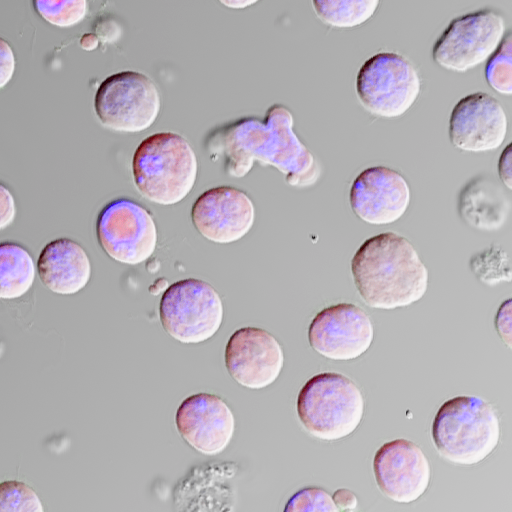
#> input picture data/ProB/0-0.tif, 512 x 512 px; its folder holds only this picture in this run
$ jupyter execute --allow-errors cell_segmentation-demo.ipynb   (shell and % lines are left out)   (Python 2 division)   (older library calls are emulated)
#> lines starting #> are read from the running program, lines starting #| are printed output that depends on the picture; after the words box and inside, x2 and y2 are one past the last pixel; in counts of white or black regions, pixels touching at a corner belong together
#> call 2 of maker_luminance, with cutoff_area = 1800
#> in maker_luminance, image is the input picture: shape (512, 512, 4) uint16; mean R, G, B, A 359.5, 46.5, 395.7, 1304.5
python 2.7

[cell 1]
import os
import numpy as np
import numpy.random as ra
import matplotlib.pyplot as plt

import skimage
from skimage import io
from skimage.measure import regionprops
from skimage.morphology import square
from skimage.segmentation import clear_border
from skimage.feature import peak_local_max

import scipy as sp
from scipy import ndimage
import glob

import matplotlib.pyplot as plt

[cell 2]
dpath=os.path.abspath("")
dpath

[cell 3]
savepath_ProB = dpath+"/data/prob_bi/"
savepath_LMPP = dpath+"/data/lmpp_bi/"

[cell 4]
folder = "/data"
imformat = ".tif"

[cell 5]
ProB=glob.glob(dpath+folder+"/ProB/*"+imformat)
LMPP=glob.glob(dpath+folder+"/LMPP/*"+imformat)
mix=glob.glob(dpath+folder+"/mix/*"+imformat)
ProB.sort()
LMPP.sort()

[cell 6]
ProB

[cell 7]
LMPP

[cell 8]
dict = {}
dict["prob"]=ProB
dict["lmpp"] = LMPP
print dict.keys()

パディング　幅：pad_width

[cell 9]
def padwithtens(vector, pad_width, iaxis, kwargs):
    vector[:pad_width[0]] = 0
    vector[-pad_width[1]:] = 0
    return vector

蛍光画像からの，マスク生成

1, The erosion makes the object in white smaller.
2, dilatation makes the object in white bigger.

[cell 10]
def make_mask(image, closing_kernel=5, erosion_kernel=6, dilation_kernel=7):
    #calc thereshold automaticaly(http://scikit-image.org/docs/dev/api/skimage.filters.html)
#> called with closing_kernel = 5, erosion_kernel = 6, dilation_kernel = 7
    thresh = skimage.filters.threshold_otsu(image)
#> thresh = 756
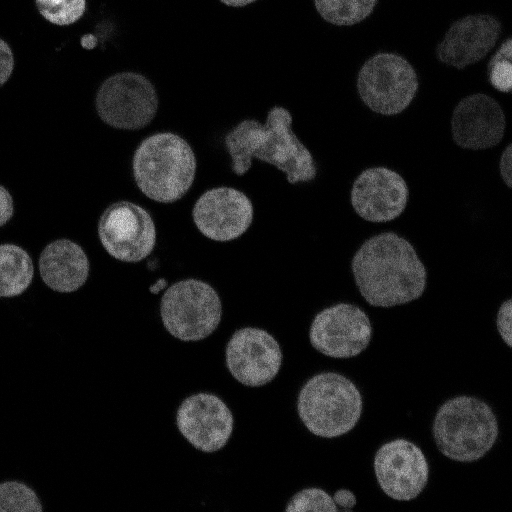
#> image: shape (512, 512) uint16; min 27, max 4095, mean 359.5; drawn with min black and max white
    # morphology: closing → erosion →dilation
    mask = skimage.morphology.closing(image > thresh/2, square(closing_kernel)) #closing
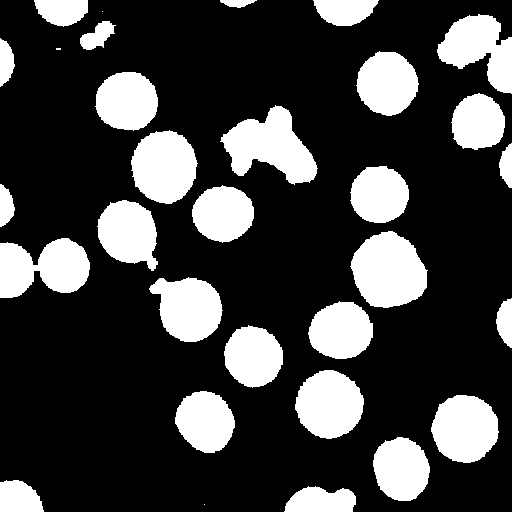
#> mask: shape (512, 512) bool; 25.1% white; 31 white regions (3 under 20 px), largest, box (x1, y1, x2, y2) and area: (350, 231, 428, 308) 4371, (220, 105, 318, 185) 4246, (0, 238, 90, 298) 3822
    mask = skimage.morphology.erosion(mask, square(erosion_kernel)) #erosion
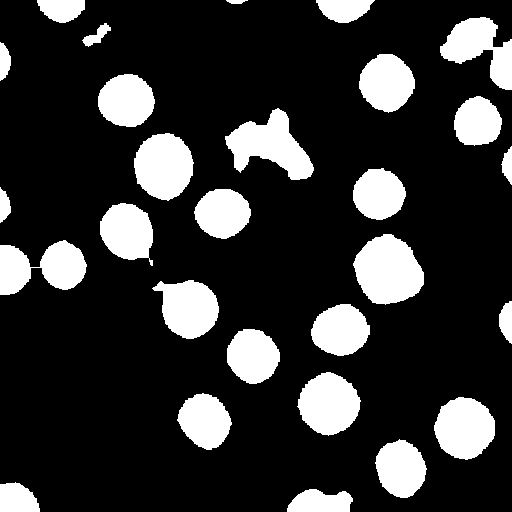
#> mask: shape (512, 512) bool; 19.7% white; 28 white regions, largest, box (x1, y1, x2, y2) and area: (353, 234, 424, 305) 3629, (225, 108, 314, 180) 3288, (134, 133, 194, 201) 3058
    mask = skimage.morphology.dilation(mask, square(dilation_kernel)) #dilation
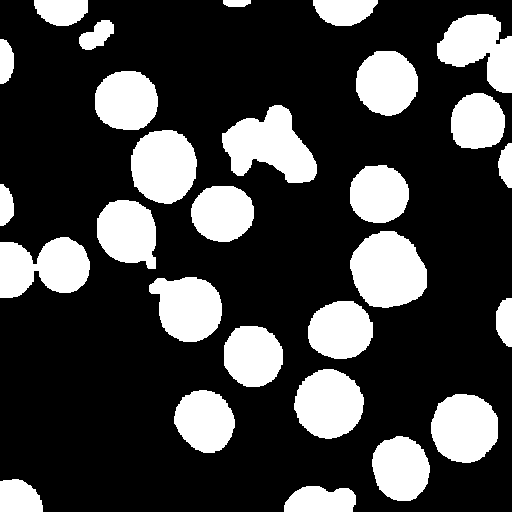
#> mask: shape (512, 512) bool; 26.1% white; 28 white regions, largest, box (x1, y1, x2, y2) and area: (350, 231, 427, 308) 4517, (222, 105, 317, 183) 4416, (0, 237, 90, 298) 3960
    # border removal
    mask = clear_border(mask)
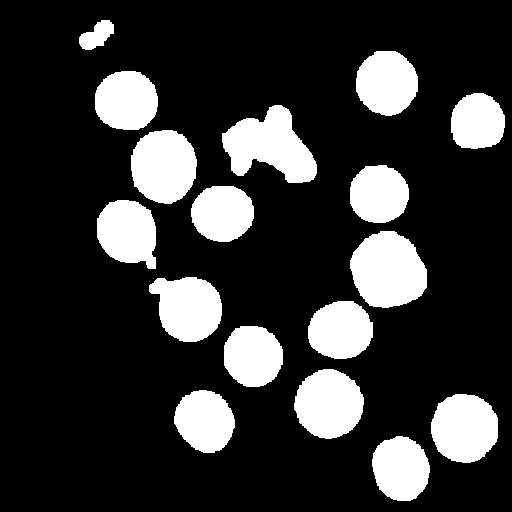
#> mask: shape (512, 512) bool; 20.4% white; 17 white regions, largest, box (x1, y1, x2, y2) and area: (350, 231, 427, 308) 4517, (222, 105, 317, 183) 4416, (131, 130, 197, 204) 3862
    return mask

各マスクに対して，番号を割り振る．

[cell 11]
def make_label(mask, gaussian_kernel=3):
    #caluculate distance on each pixcells
    #apply gaussian blur to distance results
#> called with gaussian_kernel = 3
    distance = skimage.filters.gaussian(ndimage.distance_transform_edt(mask), gaussian_kernel)
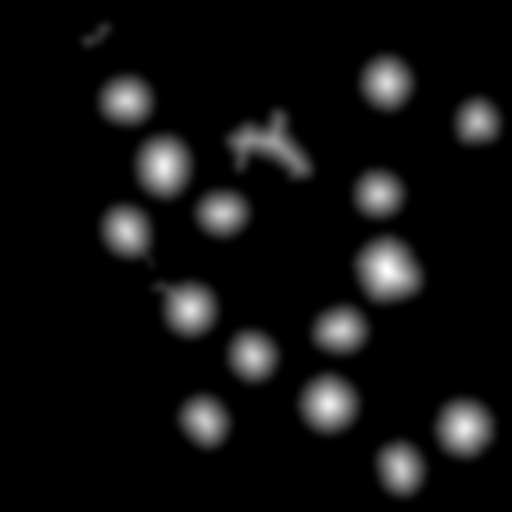
#> distance: shape (512, 512) float64; min 0, max 32.03, mean 2.1; drawn with min black and max white
    # detect maximum value on distance
    local_maxi = peak_local_max(distance, indices=False, footprint=np.ones((3, 3)), labels=mask)
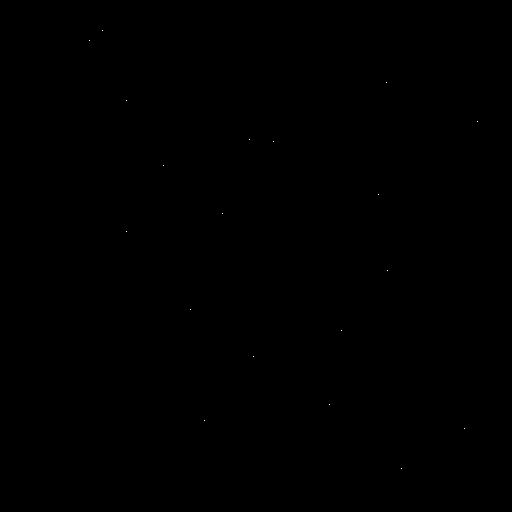
#> local_maxi: shape (512, 512) bool; 0.01% white in thin lines or dots, all inside (x1, y1, x2, y2) = (89, 30, 478, 469)
    markers = skimage.measure.label(local_maxi)
#> markers: shape (512, 512) int32; 20 distinct labels, from 0 to 19
    # watershed
    labels_ws = skimage.morphology.watershed(-distance, markers, mask=mask)
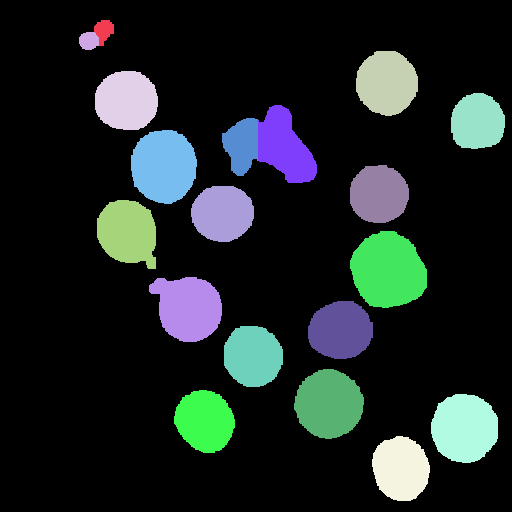
#> labels_ws: shape (512, 512) int32; 20 distinct labels, from 0 to 19; one colour per label, 0 black
    return labels_ws

### Test

#### import&show image

#> (a cell that did not finish here is left out)

#### make_mask(image)で,imageを二値化＋morphology+境界値除去

#> (a cell that did not finish here is left out)

#### make_label(mask)で，mask上の各閉領域に対してlabelを割り振る．

#> (a cell that did not finish here is left out)

#### masked images

#> (a cell that did not finish here is left out)

#### confirm maker luminance
マーカーの輝度カットオフラインをどうやって決めるか？
→細胞のマーカーに対する輝度平均を取って，ヒストグラムを作成．

[cell 16]
def maker_luminance(dic, cutoff_area=1800):
    j=0
    luminance = np.array([])
    for impath in dic:
        image=io.imread(impath)
        mask = make_mask(image[:,:,0])
        labels = make_label(mask)
        for i in xrange(len(regionprops(labels))):
            # skip small images
            if regionprops(labels)[i].area < cutoff_area:
                continue
            j=j+1

            arr = (labels == i+1)[:,:,np.newaxis]*image
            lumi = np.sum(arr[:,:,1])/regionprops(labels)[i].area
            # Record maker luminance of each cell
            luminance = np.append(luminance, lumi)
    return luminance

[cell 17]
lumi_LMPP = maker_luminance(dict["lmpp"])
lumi_ProB = maker_luminance(dict["prob"])
#> the loop in maker_luminance (call 2), `for i in xrange(len(regionprops(labels))):` made 19 passes
#> (lumi, luminance) on passes 3, 4, 5, 7, 8, 9, 10, 11: (84.7, [84.7]), (45.49, [84.7, 45.49]), (35.52, [84.7, 45.49, 35.52]), (74.44, [84.7, 45.49, 35.52, 74.44]), (71.99, [84.7, 45.49, 35.52, 74.44, 71.99]), (61.66, [84.7, 45.49, 35.52, 74.44, 71.99, 61.66]), (102.7, [84.7, 45.49, 35.52, 74.44, 71.99, 61.66, 102.7]), (48.51, [84.7, 45.49, 35.52, 74.44, 71.99, 61.66, 102.7, 48.51])
#> lumi on passes 12 to 17: 101.2, 76.39, 97.44, 111.2, 72.77, 106.4
#> pass 3, in maker_luminance (call 2), `arr = (labels == i+1)[:,:,np.newaxis]*image`:
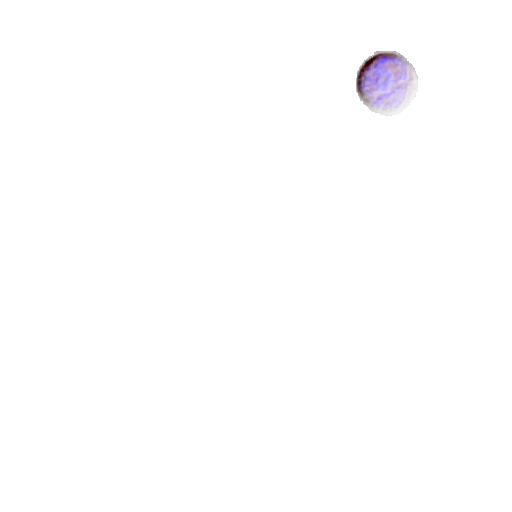
#> arr: shape (512, 512, 4) uint16; mean R, G, B, A 11.3, 1, 22.8, 17.5; transparent parts drawn white
#> after the loop in maker_luminance (call 2), `for i in xrange(len(regionprops(labels))):`: j = 16
#> lumi_ProB = [84.7, 45.49, 35.52, 74.44, 71.99, 61.66, 102.7, 48.51, 101.2, 76.39, 97.44, 111.2, 72.77, 106.4, 62.13, 83.56]

だいたい30がカットオフラインか

[cell 18]
fig = plt.figure()
ax1 = fig.add_subplot(2,1,1)
ax2 = fig.add_subplot(2,1,2)

ax1.hist(lumi_LMPP, bins=50, normed=True, color='red',alpha=0.5, label="LMPP")
ax2.hist(lumi_ProB, bins=100, normed=True, color='blue',alpha=0.5, label="ProB")
ax1.set_title('luminance')
ax1.set_xlabel('luminance')
ax1.set_ylabel('freq')

#> (the rest of this cell did not finish here and is left out)

[cell 19]
lumi_mix = maker_luminance(mix)

[cell 20]
fig = plt.figure()
ax1 = fig.add_subplot(1,1,1)

ax1.hist(lumi_mix, bins=500, normed=True, color='red',alpha=0.5, label="mix")
ax1.set_title('luminance')
ax1.set_xlabel('luminance')
ax1.set_ylabel('freq')

#> (the rest of this cell did not finish here and is left out)

crop and save images

[cell 21]
def crop_and_save(dic, savepath, size=90, cutoff=1800, pad=50):
    j=0
    area = np.array([])
    #image_dic = {}
    for impath in dic:
        image=io.imread(impath)
        mask = make_mask(image[0])
        labels = make_label(mask, gaussian_kernel=7)

        image = np.pad(image, pad, padwithtens)[pad:pad+4]
        mask = np.pad(mask, pad, padwithtens)
        labels = np.pad(labels, pad, padwithtens)
        for i in xrange(len(regionprops(labels))):
            print j
            # skip small images
            if regionprops(labels)[i].area < cutoff:
                continue
            j=j+1

            # Record area size of each cell
            area = np.append(area, regionprops(labels)[i].area)
            # aplly mask to image
            minr, minc, maxr, maxc = (regionprops(labels)[i]).bbox
            arr = (labels == i+1)*image
            # cropping!
            arr = arr[:,(maxr+minr-size)*0.5:(maxr+minr+size)*0.5,(maxc+minc-size)*0.5:(maxc+minc+size)*0.5]
            np.save(savepath+str(j)+".npy",  arr)
            #image_dic[ j ]=arr


    return area

### 切り取りとサイズ計測

[cell 22]
lmpp_area = crop_and_save(dict["lmpp"],savepath=savepath_LMPP)
np.save('lmpp_area.npy',  lmpp_area)

[cell 23]
prob_area = crop_and_save(dict["prob"],savepath=savepath_ProB)
#> in make_mask (call 2), `mask = skimage.morphology.closing(image > thresh/2, square(closing_ker..`: mask = 512 rows, first 6: [False, False, False, True], [False, False, False, True], [False, False, False, True], [False, False, False, True], [False, False, False, True], [False, False, False, True]
#> in make_mask (call 2), `mask = skimage.morphology.erosion(mask, square(erosion_kernel))`: mask = 512 rows, first 6: [False, False, False, False], [False, False, False, False], [False, False, False, False], [False, False, False, False], [False, False, False, False], [False, False, False, False]
#> in make_label (call 2), `distance = skimage.filters.gaussian(ndimage.distance_transform_edt(mas..`: distance = 512 rows, first 6: [0, 0, 0, 0], [0, 0, 0, 0], [0, 0, 0, 0], [0, 0, 0, 0], [0, 0, 0, 0], [0, 0, 0, 0]
#> in make_label (call 2), `local_maxi = peak_local_max(distance, indices=False, footprint=np.ones..`: local_maxi has the same summary as mask in make_mask
#> in make_label (call 2), `markers = skimage.measure.label(local_maxi)`: markers has the same summary as distance
#> in make_label (call 2), `labels_ws = skimage.morphology.watershed(-distance, markers, mask=mask)`: labels_ws has the same summary as distance
#> in crop_and_save (call 2), `labels = make_label(mask, gaussian_kernel=7)`: labels has the same summary as distance in make_label
#> in crop_and_save (call 2), `mask = np.pad(mask, pad, padwithtens)`: mask: shape (612, 104) bool; every value is 0
#> in crop_and_save (call 2), `labels = np.pad(labels, pad, padwithtens)`: labels: shape (612, 104) int32; every value is 0
np.save('prob_area.npy',  prob_area)

[cell 24]
mix_area = crop_and_save(mix, cutoff=1800, savepath=dpath+"/data/mix_bi/")
#> mix_area = empty array
np.save('mix_area.npy',  mix_area)

[cell 25]
fig = plt.figure()
ax = fig.add_subplot(1,1,1)

#> (the rest of this cell did not finish here and is left out)

[cell 26]
fig = plt.figure()
ax = fig.add_subplot(1,1,1)

ax.hist(mix_area, bins=50, normed=True, color='blue',alpha=0.5, label="mix")
#> (the rest of this cell did not finish here and is left out)

[cell 27]
print len(lmpp_area)
print len(prob_area)

print np.mean(lmpp_area)
#| nan
print np.mean(prob_area)
#| nan

### 大きさで識別

[cell 28]
from sklearn import linear_model
from sklearn.cross_validation import cross_val_score

[cell 29]
perm = np.random.permutation(len(prob_area))
#> perm = empty array
hoge = prob_area[perm[:len(lmpp_area)]]
#> hoge = empty array
perm = np.random.permutation(len(lmpp_area))
fuga =  lmpp_area[perm]
#> fuga = empty array

[cell 30]
data = np.r_[fuga, hoge]
#> data = empty array
labels = np.r_[
        np.zeros(len(fuga)),
        np.ones(len(hoge)),
    ]
#> labels = empty array

$ run again, on data/ProB/0-1.tif
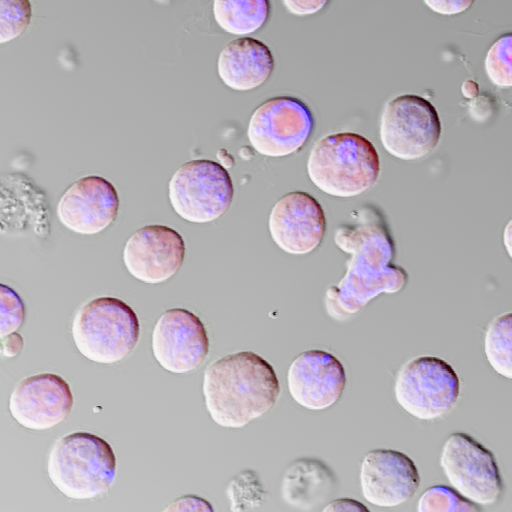
#> input picture data/ProB/0-1.tif, 512 x 512 px
#> in maker_luminance, image is the input picture: shape (512, 512, 4) uint16; mean R, G, B, A 359.5, 46.5, 395.7, 1304.5
#> thresh = 756
#> image: shape (512, 512) uint16
#> local_maxi: shape (512, 512) bool; 0.01% white in thin lines or dots, all inside (x1, y1, x2, y2) = (42, 89, 481, 478)
#> markers: shape (512, 512) int32; 20 distinct labels, from 0 to 19
#> in make_label, `labels_ws = skimage.morphology.watershed(-distance, markers, mask=mask)`:
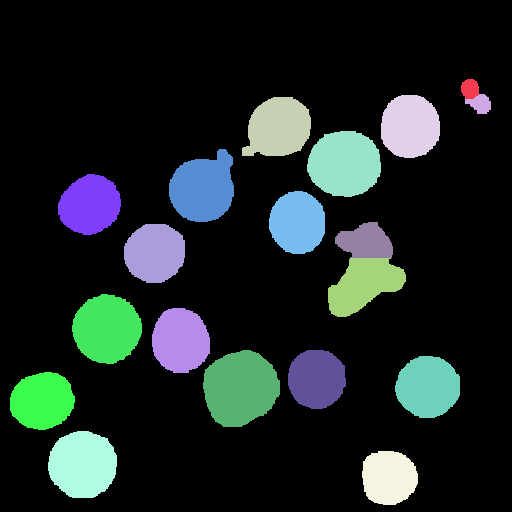
#> labels_ws: shape (512, 512) int32; 20 distinct labels, from 0 to 19; one colour per label, 0 black
#> the loop in maker_luminance (call 2), `for i in xrange(len(regionprops(labels))):` made 19 passes
#> (lumi, luminance) on passes 3, 4, 5, 6, 7, 8, 10: (48.62, [48.62]), (46.77, [48.62, 46.77]), (71.35, [48.62, 46.77, 71.35]), (76.7, [48.62, 46.77, 71.35, 76.7]), (102.8, [48.62, 46.77, 71.35, 76.7, 102.8]), (103.7, [48.62, 46.77, 71.35, 76.7, 102.8, 103.7]), (111.2, [48.62, 46.77, 71.35, 76.7, 102.8, 103.7, 111.2])
#> pass 3, in maker_luminance (call 2), `arr = (labels == i+1)[:,:,np.newaxis]*image`:
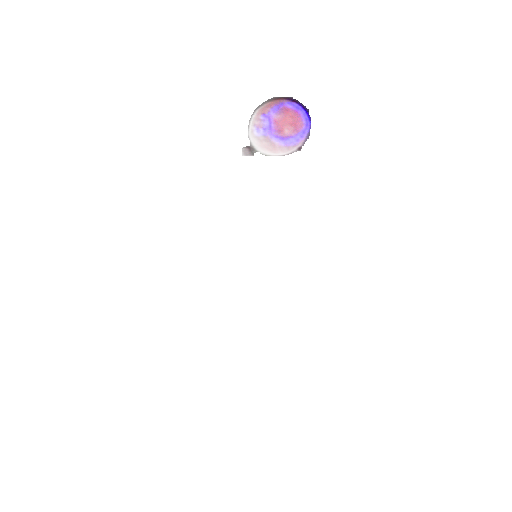
#> arr: shape (512, 512, 4) uint16; mean R, G, B, A 20, 0.6, 23.4, 17.1; transparent parts drawn white
#> after the loop in maker_luminance (call 2), `for i in xrange(len(regionprops(labels))):`: j = 16
#> lumi_ProB = [48.62, 46.77, 71.35, 76.7, 102.8, 103.7, 111.2, 74.32, 72.47, 93.28, 62.07, 85.39, 100.6, 82.4, 60.92, 35.78]
#> in make_mask (call 2), `mask = skimage.morphology.closing(image > thresh/2, square(closing_ker..`: mask = 512 rows, first 6: [True, True, True, True], [True, True, True, True], [True, True, True, True], [True, True, True, True], [True, True, True, True], [True, True, True, True]
#> in make_mask (call 2), `mask = clear_border(mask)`: mask = 512 rows, first 6: [False, False, False, False], [False, False, False, False], [False, False, False, False], [False, False, False, False], [False, False, False, False], [False, False, False, False]
#> distance = 512 rows, first 6: [0, 0, 0, 0], [0, 0, 0, 0], [0, 0, 0, 0], [0, 0, 0, 0], [0, 0, 0, 0], [0, 0, 0, 0]
#> local_maxi has the same summary as mask in make_mask
#> markers has the same summary as distance
#> labels_ws has the same summary as distance
#> in crop_and_save (call 2), `labels = make_label(mask, gaussian_kernel=7)`: labels has the same summary as distance in make_label
#> mix_area = empty array
#| nan
#| nan
